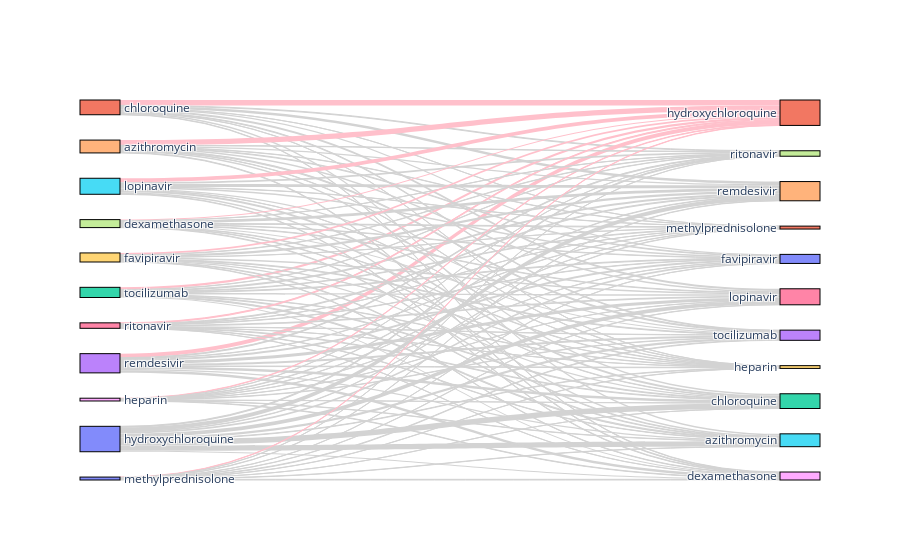

Notebook cell for this chart:
### Markdown cell above
Since the chord digram require payment I decided to use the sankey diagram instead.

### Code cell
sankey(medications, medications, m, h2= [0])

### Figure 1 — Plotly figure (JSON) as saved in the notebook; plotly's stock layout.template omitted (floating-point values rounded to 4 significant figures)
{"data": [{"link": {"color": ["lightgray", "lightgray", "lightgray", "lightgray", "lightgray", "lightgray", "lightgray", "lightgray", "lightgray", "lightgray", "pink", "lightgray", "lightgray", "lightgray", "lightgray", "lightgray", "lightgray", "lightgray", "lightgray", "lightgray", "pink", "lightgray", "lightgray", "lightgray", "lightgray", "lightgray", "lightgray", "lightgray", "lightgray", "lightgray", "pink", "lightgray", "lightgray", "lightgray", "lightgray", "lightgray", "lightgray", "lightgray", "lightgray", "lightgray", "pink", "lightgray", "lightgray", "lightgray", "lightgray", "lightgray", "lightgray", "lightgray", "lightgray", "lightgray", "pink", "lightgray", "lightgray", "lightgray", "lightgray", "lightgray", "lightgray", "lightgray", "lightgray", "lightgray", "pink", "lightgray", "lightgray", "lightgray", "lightgray", "lightgray", "lightgray", "lightgray", "lightgray", "lightgray", "pink", "lightgray", "lightgray", "lightgray", "lightgray", "lightgray", "lightgray", "lightgray", "lightgray", "lightgray", "pink", "lightgray", "lightgray", "lightgray", "lightgray", "lightgray", "lightgray", "lightgray", "lightgray", "lightgray", "pink", "lightgray", "lightgray", "lightgray", "lightgray", "lightgray", "lightgray", "lightgray", "lightgray", "lightgray", "pink", "lightgray", "lightgray", "lightgray", "lightgray", "lightgray", "lightgray", "lightgray", "lightgray", "lightgray"], "source": [0, 0, 0, 0, 0, 0, 0, 0, 0, 0, 1, 1, 1, 1, 1, 1, 1, 1, 1, 1, 2, 2, 2, 2, 2, 2, 2, 2, 2, 2, 3, 3, 3, 3, 3, 3, 3, 3, 3, 3, 4, 4, 4, 4, 4, 4, 4, 4, 4, 4, 5, 5, 5, 5, 5, 5, 5, 5, 5, 5, 6, 6, 6, 6, 6, 6, 6, 6, 6, 6, 7, 7, 7, 7, 7, 7, 7, 7, 7, 7, 8, 8, 8, 8, 8, 8, 8, 8, 8, 8, 9, 9, 9, 9, 9, 9, 9, 9, 9, 9, 10, 10, 10, 10, 10, 10, 10, 10, 10, 10], "target": [12, 13, 14, 15, 16, 17, 18, 19, 20, 21, 11, 13, 14, 15, 16, 17, 18, 19, 20, 21, 11, 12, 14, 15, 16, 17, 18, 19, 20, 21, 11, 12, 13, 15, 16, 17, 18, 19, 20, 21, 11, 12, 13, 14, 16, 17, 18, 19, 20, 21, 11, 12, 13, 14, 15, 17, 18, 19, 20, 21, 11, 12, 13, 14, 15, 16, 18, 19, 20, 21, 11, 12, 13, 14, 15, 16, 17, 19, 20, 21, 11, 12, 13, 14, 15, 16, 17, 18, 20, 21, 11, 12, 13, 14, 15, 16, 17, 18, 19, 21, 11, 12, 13, 14, 15, 16, 17, 18, 19, 20], "value": [1657, 684, 1224, 1593, 1194, 284, 305, 144, 545, 117, 1657, 219, 743, 506, 655, 200, 123, 34, 338, 18, 684, 219, 594, 304, 396, 89, 316, 110, 216, 175, 1224, 743, 594, 393, 911, 246, 821, 147, 680, 100, 1593, 506, 304, 393, 449, 106, 188, 93, 196, 89, 1194, 655, 396, 911, 449, 547, 156, 48, 455, 71, 284, 200, 89, 246, 106, 547, 45, 23, 113, 16, 305, 123, 316, 821, 188, 156, 45, 142, 129, 208, 144, 34, 110, 147, 93, 48, 23, 142, 49, 57, 545, 338, 216, 680, 196, 455, 113, 129, 49, 42, 117, 18, 175, 100, 89, 71, 16, 208, 57, 42]}, "node": {"label": ["hydroxychloroquine", "chloroquine", "tocilizumab", "remdesivir", "azithromycin", "lopinavir", "ritonavir", "dexamethasone", "heparin", "favipiravir", "methylprednisolone", "hydroxychloroquine", "chloroquine", "tocilizumab", "remdesivir", "azithromycin", "lopinavir", "ritonavir", "dexamethasone", "heparin", "favipiravir", "methylprednisolone"], "line": {"color": "black", "width": 1}, "pad": 40, "thickness": 40}, "type": "sankey"}], "layout": {}}
